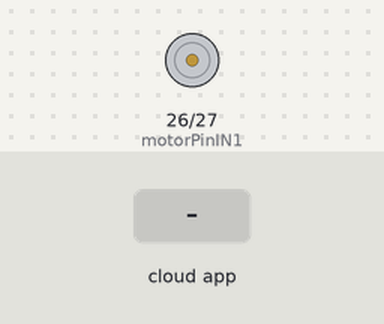
Recording of a sketch running on a simulated ESP8266 (NodeMCU). On the bench: motor-driver pin pairs drawn as motors (green arrow = first pin HIGH = forward, orange = second pin HIGH = backward, longer = more drive, scaled by the enable pin). Inputs (shaded band) come from the test bench. WiFi joins after 1.5 s; servers stay silent unless stated; the Firebase database answers and starts empty; what the sketch prints to the serial monitor is not drawn.

Above: at 2.7 s.
2.8 s: the phone or cloud app sets motorControl to 1
At 12.5 s:
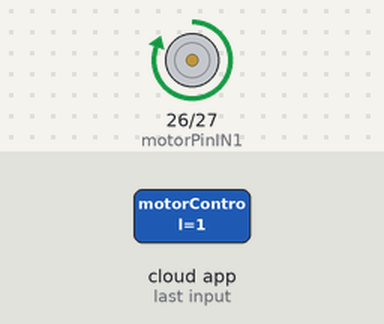
Timing chart, 0 to 14.0 s (numbered marks = the images above; inputs shaded):
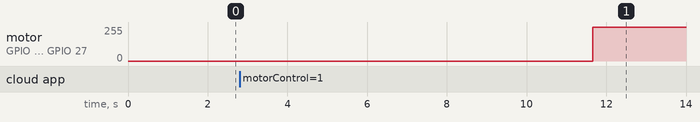

The sketch:

motorControl.ino
```cpp
#include <Arduino.h>
#if defined(ESP32)
  #include <WiFi.h>
#elif defined(ESP8266)
  #include <ESP8266WiFi.h>
#endif
#include <Firebase_ESP_Client.h>

#include "addons/TokenHelper.h"
#include "addons/RTDBHelper.h"

#define WIFI_SSID "İlkcan53"
#define WIFI_PASSWORD "ilkcan5353"
#define API_KEY "AIzaSyDC1tdIUc93KMK5igXftqZFQnZLoZgJwKM"
#define DATABASE_URL "https://babymonitorwithesp32-default-rtdb.europe-west1.firebasedatabase.app"

FirebaseData fbdo;
FirebaseAuth auth;
FirebaseConfig config;
unsigned long sendDataPrevMillis = 0;
bool signupOK = false;

int motorPinEN = 14;  // PWM
int motorPinIN1 = 26; // Direction pin 1
int motorPinIN2 = 27; // Direction pin 2

void setup() {
  Serial.begin(115200);
  pinMode(motorPinEN, OUTPUT);  // Set the PWM pin as output
  pinMode(motorPinIN1, OUTPUT); // Set the direction pin 1 as output
  pinMode(motorPinIN2, OUTPUT); // Set the direction pin 2 as output
  WiFi.begin(WIFI_SSID, WIFI_PASSWORD);
  Serial.print("Wi-Fi Bağlanıyor");
  while (WiFi.status() != WL_CONNECTED) {
    Serial.print(".");
    delay(300);
  }
  Serial.println();
  Serial.print("Bağlanılan IP: ");
  Serial.println(WiFi.localIP());
  Serial.println();
  config.api_key = API_KEY;
  config.database_url = DATABASE_URL;
  if (Firebase.signUp(&config, &auth, "", "")) {
    Serial.println("ok");
    signupOK = true;
  }
  else {
    Serial.printf("%s\n", config.signer.signupError.message.c_str());
  }
  config.token_status_callback = tokenStatusCallback;
  Firebase.begin(&config, &auth);
  Firebase.reconnectWiFi(true);
}

void loop() {
  if (Firebase.ready() && signupOK && (millis() - sendDataPrevMillis > 10000 || sendDataPrevMillis == 0)) {
    sendDataPrevMillis = millis();
    if (Firebase.RTDB.getInt(&fbdo, "/sensorData/motorControl")) { // Yolu "/motorControl" olarak güncelledim
       int motorStatus = fbdo.intData();
         Serial.println(motorStatus);
      if (motorStatus == 1) {
        digitalWrite(motorPinIN1, HIGH);
        digitalWrite(motorPinIN2, LOW);
        analogWrite(motorPinEN, 255); // Motoru çalıştır
        Serial.println("Motor Çalışıyor");
      } else {
        digitalWrite(motorPinIN1, LOW);
        digitalWrite(motorPinIN2, LOW);
        analogWrite(motorPinEN, 0); // Motoru durdur
        Serial.println("Motor Durdu!!!");
      }
    } else {
      Serial.print("Hata: ");
      Serial.println(fbdo.errorReason());
    }
  }
}
```

Measured:
- after the input at 2.8 s, motor on GPIO 26 (motorPinIN1) / GPIO 27 (motorPinIN2): stopped → forward 255/255 after 8.9 s
